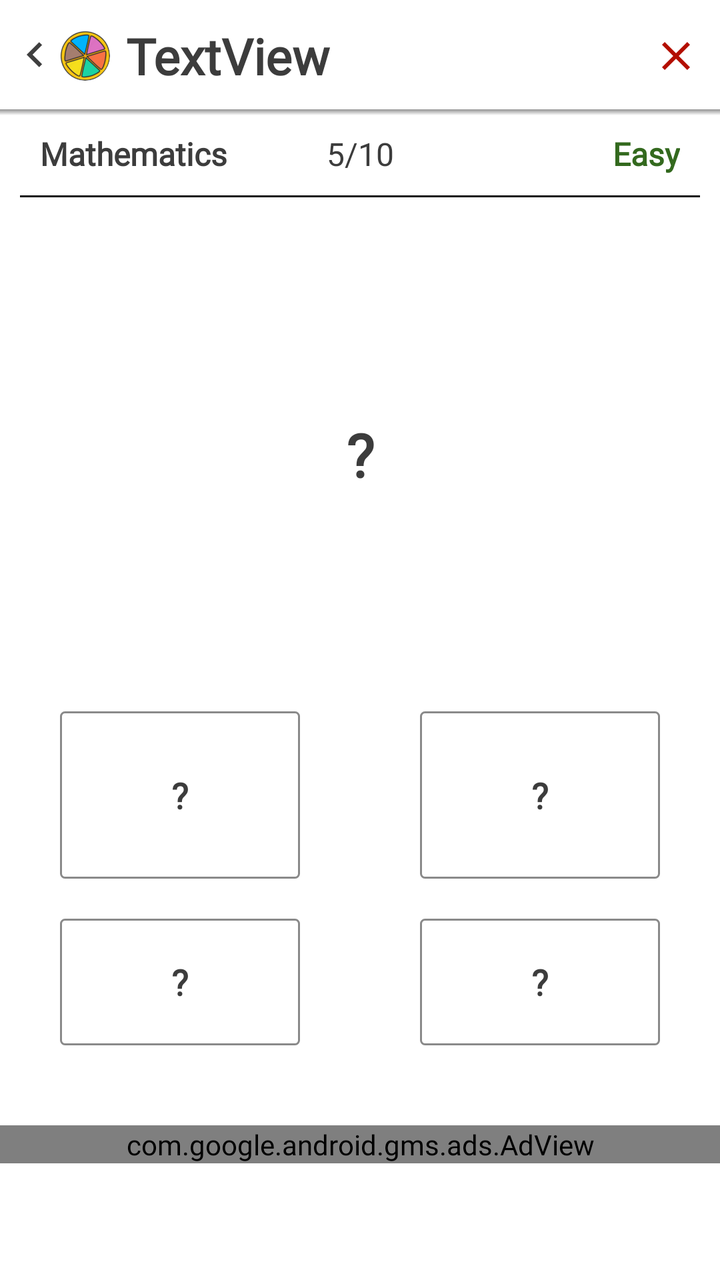
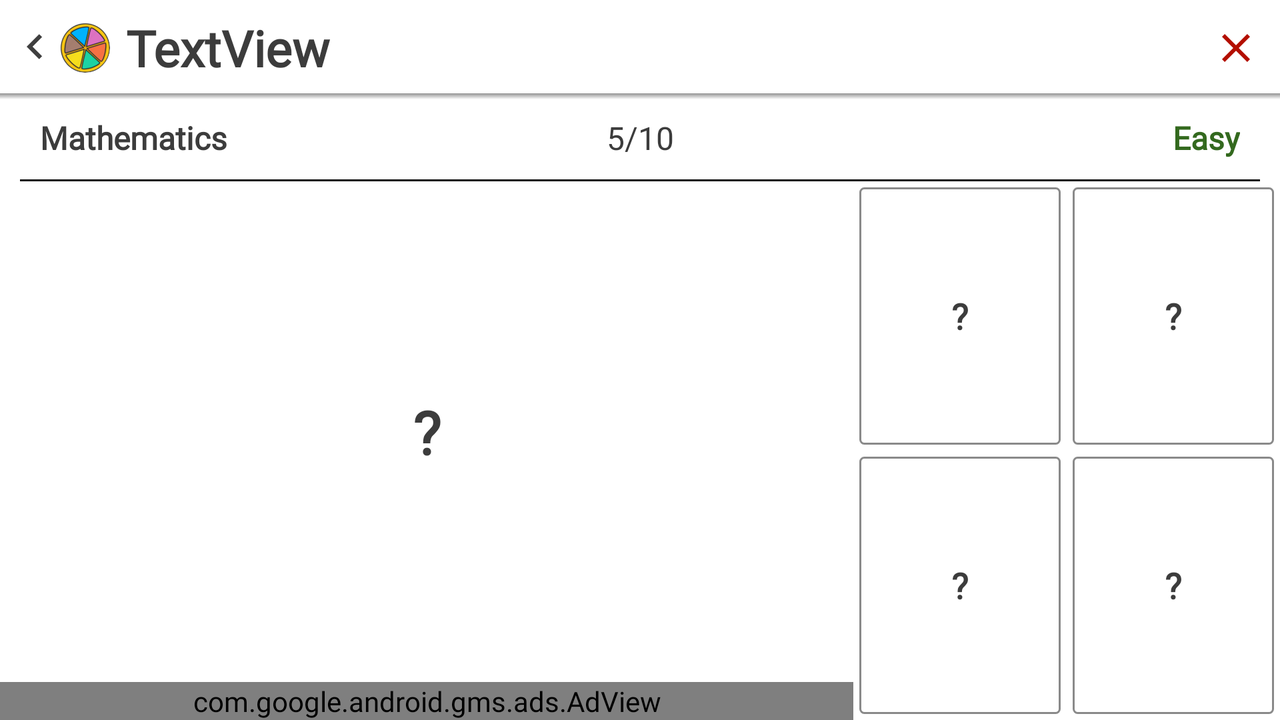

First picture: res/layout/ on a phone held upright. Second picture: the repository's own variant of that layout, on a device whose configuration matches the variant's folder. Source for both follows.
<!-- AndroidManifest.xml: application theme AppTheme -->
<!-- res/layout/activity_gameplay.xml -->
<?xml version="1.0" encoding="utf-8"?>
<androidx.coordinatorlayout.widget.CoordinatorLayout xmlns:android="http://schemas.android.com/apk/res/android"
    xmlns:app="http://schemas.android.com/apk/res-auto"
    xmlns:tools="http://schemas.android.com/tools"
    android:layout_width="match_parent"
    android:layout_height="match_parent"
    android:background="?attr/backgroundcolor"
    app:layout_anchorGravity="bottom"
    tools:context=".ui.GameplayActivity">

    <androidx.appcompat.widget.Toolbar
        android:id="@+id/toolbar"
        android:layout_width="match_parent"
        android:layout_height="?attr/actionBarSize"
        android:background="?attr/colorPrimary"
        app:contentInsetStart="5dp"
        app:popupTheme="@style/AppTheme.PopupOverlay">

        <ImageView
            android:id="@+id/back_button"
            android:layout_width="25sp"
            android:layout_height="25sp"
            android:contentDescription="@string/back_button_cd"
            app:srcCompat="@drawable/ic_keyboard_arrow_left_black_24dp" />

        <ImageView
            android:id="@+id/imageView"
            android:layout_width="25sp"
            android:layout_height="25sp"
            android:contentDescription="@string/toolbar_image_cd"
            app:srcCompat="@mipmap/ic_launcher_round" />

        <TextView
            android:id="@+id/toolbar_title"
            android:layout_width="wrap_content"
            android:layout_height="wrap_content"
            android:paddingStart="8sp"
            android:text="TextView"
            android:textColor="?attr/textcolor"
            android:textSize="25sp"
            android:textStyle="bold" />

        <ImageView
            android:id="@+id/cancel_button"
            android:layout_width="wrap_content"
            android:layout_height="wrap_content"
            android:layout_gravity="end"
            android:layout_marginEnd="10sp"
            android:contentDescription="@string/toolbar_cancel_button_cd"
            app:srcCompat="@drawable/ic_cancel_red_24dp" />

    </androidx.appcompat.widget.Toolbar>

    <View
        android:id="@+id/toolbar_shadow"
        android:layout_width="match_parent"
        android:layout_height="3dp"
        android:background="@drawable/toolbar_dropshadow"
        app:layout_anchor="@id/toolbar"
        app:layout_anchorGravity="bottom|end" />

    <LinearLayout
        android:layout_width="match_parent"
        android:layout_height="match_parent"
        android:layout_marginTop="?attr/actionBarSize"
        android:orientation="vertical"
        android:weightSum="4">

        <LinearLayout
            android:layout_width="match_parent"
            android:layout_height="wrap_content"
            android:layout_margin="10sp">

            <TextView
                android:id="@+id/gameplay_selected_category_name"
                android:layout_width="match_parent"
                android:layout_height="wrap_content"
                android:layout_weight="1"
                android:paddingStart="10sp"
                android:text="@string/activity_gameplay_category_name"
                android:textColor="?attr/textcolor"
                android:textSize="16sp"
                android:textStyle="bold" />

            <TextView
                android:id="@+id/gameplay_step_number"
                android:layout_width="match_parent"
                android:layout_height="wrap_content"
                android:layout_weight="1"
                android:gravity="center"
                android:text="@string/activity_gameplay_score"
                android:textColor="?attr/textcolor"
                android:textSize="16sp" />

            <TextView
                android:id="@+id/gameplay_difficulty_level"
                android:layout_width="match_parent"
                android:layout_height="wrap_content"
                android:layout_weight="1"
                android:gravity="right"
                android:paddingEnd="10sp"
                android:text="@string/activity_gameplay_level"
                android:textColor="#33691E"
                android:textSize="16sp"
                android:textStyle="bold" />

        </LinearLayout>

        <View
            android:id="@+id/divider"
            android:layout_width="match_parent"
            android:layout_height="1dp"
            android:layout_marginStart="10sp"
            android:layout_marginEnd="10sp"
            android:background="@color/colorPrimaryDarkNight" />

        <TextView
            android:id="@+id/question_text"
            android:layout_width="match_parent"
            android:layout_height="wrap_content"
            android:layout_margin="50sp"
            android:layout_weight="2"
            android:gravity="center"
            android:text="@string/gameplay_answer_button_text_placeholder"
            android:textColor="?attr/textcolor"
            android:textSize="30sp"
            android:textStyle="bold" />

        <LinearLayout
            android:layout_width="match_parent"
            android:layout_height="wrap_content"
            android:layout_gravity="bottom"
            android:layout_weight="1"
            android:orientation="vertical">

            <LinearLayout
                android:id="@+id/first_two_buttons"
                android:layout_width="match_parent"
                android:layout_height="match_parent"
                android:layout_weight="1"
                android:orientation="horizontal"
                android:weightSum="2">

                <TextView
                    android:id="@+id/answer1"
                    android:layout_width="match_parent"
                    android:layout_height="match_parent"
                    android:layout_marginStart="30sp"
                    android:layout_marginEnd="30sp"
                    android:layout_marginBottom="20sp"
                    android:layout_weight="1"
                    android:background="@drawable/custom_border"
                    android:gravity="center"
                    android:text="@string/gameplay_answer_button_text_placeholder"
                    android:textColor="?attr/textcolor"
                    android:textSize="18sp"
                    android:textStyle="bold" />

                <TextView
                    android:id="@+id/answer2"
                    android:layout_width="match_parent"
                    android:layout_height="match_parent"
                    android:layout_marginStart="30sp"
                    android:layout_marginLeft="10sp"
                    android:layout_marginEnd="30sp"
                    android:layout_marginBottom="20sp"
                    android:layout_weight="1"
                    android:background="@drawable/custom_border"
                    android:gravity="center"
                    android:text="@string/gameplay_answer_button_text_placeholder"
                    android:textColor="?attr/textcolor"
                    android:textSize="18sp"
                    android:textStyle="bold" />

            </LinearLayout>

            <LinearLayout
                android:id="@+id/second_two_buttons"
                android:layout_width="match_parent"
                android:layout_height="match_parent"
                android:layout_marginBottom="20sp"
                android:layout_weight="1"
                android:orientation="horizontal"
                android:weightSum="2">

                <TextView
                    android:id="@+id/answer3"
                    android:layout_width="match_parent"
                    android:layout_height="match_parent"
                    android:layout_marginStart="30sp"
                    android:layout_marginLeft="10sp"
                    android:layout_marginEnd="30sp"
                    android:layout_marginBottom="20sp"
                    android:layout_weight="1"
                    android:background="@drawable/custom_border"
                    android:gravity="center"
                    android:text="@string/gameplay_answer_button_text_placeholder"
                    android:textColor="?attr/textcolor"
                    android:textSize="18sp"
                    android:textStyle="bold" />

                <TextView
                    android:id="@+id/answer4"
                    android:layout_width="match_parent"
                    android:layout_height="match_parent"
                    android:layout_marginStart="30sp"
                    android:layout_marginLeft="10sp"
                    android:layout_marginEnd="30sp"
                    android:layout_marginBottom="20sp"
                    android:layout_weight="1"
                    android:background="@drawable/custom_border"
                    android:gravity="center"
                    android:text="@string/gameplay_answer_button_text_placeholder"
                    android:textColor="?attr/textcolor"
                    android:textSize="18sp"
                    android:textStyle="bold" />

            </LinearLayout>

        </LinearLayout>

        <com.google.android.gms.ads.AdView
            android:id="@+id/adView"
            android:layout_width="match_parent"
            android:layout_height="wrap_content"
            android:foregroundGravity="bottom"
            app:adSize="BANNER"
            app:adUnitId="@string/ad_id_gameplay">

        </com.google.android.gms.ads.AdView>


    </LinearLayout>

</androidx.coordinatorlayout.widget.CoordinatorLayout>
<!-- resources referenced by this layout -->
<resources>
  <color name="colorPrimaryDarkNight">#121212</color>
  <!-- drawable custom_border (drawable) -->
  <?xml version="1.0" encoding="UTF-8"?>
  <shape xmlns:android="http://schemas.android.com/apk/res/android" android:shape="rectangle">
      <corners android:radius="2dp"/>
      <padding android:left="10dp" android:right="10dp" android:top="10dp" android:bottom="10dp"/>
      <stroke android:width="1dp" android:color="#8A8A8A"/>
  </shape>
  <!-- drawable ic_cancel_red_24dp (drawable) -->
  <vector android:height="24dp" android:tint="#B30E00"
      android:viewportHeight="24.0" android:viewportWidth="24.0"
      android:width="24dp" xmlns:android="http://schemas.android.com/apk/res/android">
      <path android:fillColor="#FF000000" android:pathData="M19,6.41L17.59,5 12,10.59 6.41,5 5,6.41 10.59,12 5,17.59 6.41,19 12,13.41 17.59,19 19,17.59 13.41,12z"/>
  </vector>
  <!-- drawable ic_keyboard_arrow_left_black_24dp (drawable) -->
  <vector android:height="24dp" android:tint="#3F3F3F"
      android:viewportHeight="24.0" android:viewportWidth="24.0"
      android:width="24dp" xmlns:android="http://schemas.android.com/apk/res/android">
      <path android:fillColor="#FF000000" android:pathData="M15.41,16.09l-4.58,-4.59 4.58,-4.59L14,5.5l-6,6 6,6z"/>
  </vector>
  <!-- drawable toolbar_dropshadow (drawable) -->
  <shape xmlns:android="http://schemas.android.com/apk/res/android" android:shape="rectangle">
      <gradient
          android:startColor="@android:color/transparent"
          android:endColor="#88333333"
          android:angle="90"/>
  </shape>
  <!-- mipmap ic_launcher_round: png bitmap (mipmap-hdpi, 5596 bytes) -->
  <string name="activity_gameplay_category_name">Mathematics</string>
  <string name="activity_gameplay_level">Easy</string>
  <string name="activity_gameplay_score">5/10</string>
  <string name="ad_id_gameplay">ca-app-pub-6864543288948197/5772735773</string>
  <string name="back_button_cd">back button</string>
  <string name="gameplay_answer_button_text_placeholder">\?</string>
  <string name="toolbar_cancel_button_cd">toolbar cancel button</string>
  <string name="toolbar_image_cd">toolbar image</string>
  <style name="AppTheme.PopupOverlay" parent="ThemeOverlay.AppCompat.Light" />
  <style name="AppTheme" parent="Theme.AppCompat.DayNight.NoActionBar"> 
          
          <item name="colorPrimary">@color/colorPrimary</item>
          <item name="colorPrimaryDark">@color/colorPrimaryDark</item>
          <item name="colorAccent">@color/colorAccentRed</item>
          <item name="backgroundcolor">@color/colorPrimary</item>
          <item name="recyclerviewcolor">@color/colorPrimary</item>
          <item name="textcolor">@color/textBlack</item>
  
          <item name="android:textColorSecondary">@color/black_overlay</item>
  
          
          <item name="android:fontFamily">@font/paddis_handwritten</item>
  
          
          <item name="android:statusBarColor">@color/colorPrimaryDark</item>
          <item name="android:windowLightStatusBar">true</item>
      </style>
  <color name="colorPrimary">#FFFFFF</color>
  <color name="colorPrimaryDark">#72FFFFFF</color>
  <color name="colorAccentRed">#AD0000</color>
  <color name="textBlack">#3C3C3C</color>
  <color name="black_overlay">#66000000</color>
</resources>
<!-- res/layout-land/activity_gameplay.xml (the repository's variant of the layout above) -->
<!-- drawn on the phone turned sideways -->
<?xml version="1.0" encoding="utf-8"?>
<androidx.coordinatorlayout.widget.CoordinatorLayout
    xmlns:android="http://schemas.android.com/apk/res/android"
    xmlns:tools="http://schemas.android.com/tools"
    android:layout_width="match_parent"
    android:layout_height="match_parent"
    xmlns:app="http://schemas.android.com/apk/res-auto"
    android:background="?attr/backgroundcolor"
    tools:context=".ui.GameplayActivity">

    <androidx.appcompat.widget.Toolbar
        android:id="@+id/toolbar"
        android:layout_width="match_parent"
        android:layout_height="?attr/actionBarSize"
        android:background="?attr/colorPrimary"
        app:contentInsetStart="5dp"
        app:popupTheme="@style/AppTheme.PopupOverlay">

        <ImageView
            android:id="@+id/back_button"
            android:layout_width="25sp"
            android:layout_height="25sp"
            android:contentDescription="@string/back_button_cd"
            app:srcCompat="@drawable/ic_keyboard_arrow_left_black_24dp" />

        <ImageView
            android:id="@+id/imageView"
            android:layout_width="25sp"
            android:layout_height="25sp"
            android:contentDescription="@string/toolbar_image_cd"
            app:srcCompat="@mipmap/ic_launcher_round" />

        <TextView
            android:id="@+id/toolbar_title"
            android:layout_width="wrap_content"
            android:layout_height="wrap_content"
            android:paddingStart="8sp"
            android:text="TextView"
            android:textColor="?attr/textcolor"
            android:textSize="25sp"
            android:textStyle="bold" />

        <ImageView
            android:id="@+id/cancel_button"
            android:layout_width="wrap_content"
            android:layout_height="wrap_content"
            android:layout_gravity="end"
            android:layout_marginEnd="10sp"
            android:contentDescription="@string/toolbar_cancel_button_cd"
            app:srcCompat="@drawable/ic_cancel_red_24dp" />

    </androidx.appcompat.widget.Toolbar>

    <View
        android:id="@+id/toolbar_shadow"
        android:layout_width="match_parent"
        android:layout_height="3dp"
        app:layout_anchor="@id/toolbar"
        app:layout_anchorGravity="bottom|end"
        android:background="@drawable/toolbar_dropshadow" />

    <LinearLayout
        android:layout_width="match_parent"
        android:layout_height="match_parent"
        android:layout_marginTop="?attr/actionBarSize"
        android:orientation="vertical"
        android:weightSum="4">

        <LinearLayout
            android:layout_width="match_parent"
            android:layout_height="wrap_content"
            android:orientation="vertical">

            <LinearLayout
                android:layout_width="match_parent"
                android:layout_height="wrap_content"
                android:layout_margin="10sp">

                <TextView
                    android:id="@+id/gameplay_selected_category_name"
                    android:layout_width="match_parent"
                    android:layout_height="wrap_content"
                    android:layout_weight="1"
                    android:paddingStart="10sp"
                    android:text="@string/activity_gameplay_category_name"
                    android:textColor="?attr/textcolor"
                    android:textSize="16sp"
                    android:textStyle="bold" />

                <TextView
                    android:id="@+id/gameplay_step_number"
                    android:layout_width="match_parent"
                    android:layout_height="wrap_content"
                    android:layout_weight="1"
                    android:textColor="?attr/textcolor"
                    android:gravity="center"
                    android:text="@string/activity_gameplay_score"
                    android:textSize="16sp" />

                <TextView
                    android:id="@+id/gameplay_difficulty_level"
                    android:layout_width="match_parent"
                    android:layout_height="wrap_content"
                    android:layout_weight="1"
                    android:gravity="right"
                    android:paddingEnd="10sp"
                    android:text="@string/activity_gameplay_level"
                    android:textColor="#33691E"
                    android:textSize="16sp"
                    android:textStyle="bold" />

            </LinearLayout>

            <View
                android:id="@+id/divider"
                android:layout_width="match_parent"
                android:layout_height="1dp"
                android:layout_marginStart="10sp"
                android:layout_marginEnd="10sp"
                android:background="@color/colorPrimaryDarkNight" />

        </LinearLayout>

        <LinearLayout
            android:layout_width="match_parent"
            android:layout_height="match_parent"
            android:orientation="horizontal"
            android:weightSum="3">

            <LinearLayout
                android:layout_width="match_parent"
                android:layout_height="match_parent"
                android:layout_weight="1"
                android:orientation="vertical">

                <TextView
                    android:id="@+id/question_text"
                    android:layout_width="match_parent"
                    android:layout_height="0dp"
                    android:layout_margin="50sp"
                    android:layout_weight="1"
                    android:gravity="center"
                    android:text="@string/gameplay_answer_button_text_placeholder"
                    android:textColor="?attr/textcolor"
                    android:textSize="30sp"
                    android:textStyle="bold" />

                <com.google.android.gms.ads.AdView
                    android:id="@+id/adView"
                    android:layout_width="match_parent"
                    android:layout_height="wrap_content"
                    android:foregroundGravity="bottom"
                    app:adSize="BANNER"
                    app:adUnitId="@string/ad_id_gameplay">

                </com.google.android.gms.ads.AdView>
            </LinearLayout>


            <LinearLayout
                android:layout_width="match_parent"
                android:layout_height="match_parent"
                android:layout_gravity="bottom"
                android:layout_weight="2"
                android:orientation="vertical">

                <LinearLayout
                    android:id="@+id/first_two_buttons"
                    android:layout_width="match_parent"
                    android:layout_height="match_parent"
                    android:layout_weight="1"
                    android:orientation="horizontal"
                    android:weightSum="2">

                    <TextView
                        android:id="@+id/answer1"
                        android:layout_width="match_parent"
                        android:layout_height="match_parent"
                        android:layout_margin="3sp"
                        android:layout_weight="1"
                        android:background="@drawable/custom_border"
                        android:gravity="center"
                        android:text="@string/gameplay_answer_button_text_placeholder"
                        android:textColor="?attr/textcolor"
                        android:textSize="18sp"
                        android:textStyle="bold" />

                    <TextView
                        android:id="@+id/answer2"
                        android:layout_width="match_parent"
                        android:layout_height="match_parent"
                        android:layout_margin="3sp"
                        android:layout_weight="1"
                        android:background="@drawable/custom_border"
                        android:gravity="center"
                        android:text="@string/gameplay_answer_button_text_placeholder"
                        android:textColor="?attr/textcolor"
                        android:textSize="18sp"
                        android:textStyle="bold" />

                </LinearLayout>

                <LinearLayout
                    android:id="@+id/second_two_buttons"
                    android:layout_width="match_parent"
                    android:layout_height="match_parent"
                    android:layout_weight="1"
                    android:orientation="horizontal"
                    android:weightSum="2">

                    <TextView
                        android:id="@+id/answer3"
                        android:layout_width="match_parent"
                        android:layout_height="match_parent"
                        android:layout_margin="3sp"
                        android:layout_weight="1"
                        android:background="@drawable/custom_border"
                        android:gravity="center"
                        android:text="@string/gameplay_answer_button_text_placeholder"
                        android:textColor="?attr/textcolor"
                        android:textSize="18sp"
                        android:textStyle="bold" />

                    <TextView
                        android:id="@+id/answer4"
                        android:layout_width="match_parent"
                        android:layout_height="match_parent"
                        android:layout_margin="3sp"
                        android:layout_weight="1"
                        android:background="@drawable/custom_border"
                        android:gravity="center"
                        android:text="@string/gameplay_answer_button_text_placeholder"
                        android:textColor="?attr/textcolor"
                        android:textSize="18sp"
                        android:textStyle="bold" />

                </LinearLayout>

            </LinearLayout>

        </LinearLayout>



    </LinearLayout>

</androidx.coordinatorlayout.widget.CoordinatorLayout>
